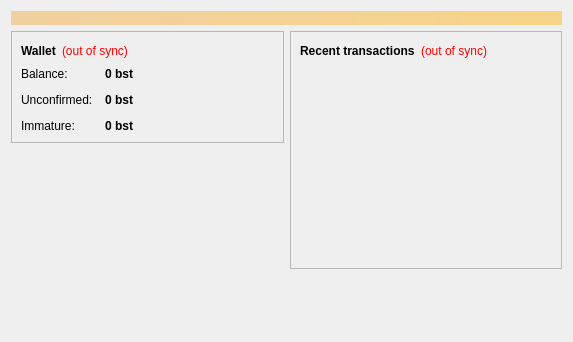
<?xml version="1.0" encoding="UTF-8"?>
<ui version="4.0">
 <class>OverviewPage</class>
 <widget class="QWidget" name="OverviewPage">
  <property name="geometry">
   <rect>
    <x>0</x>
    <y>0</y>
    <width>573</width>
    <height>342</height>
   </rect>
  </property>
  <property name="windowTitle">
   <string>Form</string>
  </property>
  <layout class="QVBoxLayout" name="topLayout">
   <item>
    <widget class="QLabel" name="labelAlerts">
     <property name="visible">
      <bool>false</bool>
     </property>
     <property name="styleSheet">
      <string notr="true">background-color: qlineargradient(x1: 0, y1: 0, x2: 1, y2: 0, stop:0 #F0D0A0, stop:1 #F8D488); color:#000000;</string>
     </property>
     <property name="wordWrap">
      <bool>true</bool>
     </property>
     <property name="margin">
      <number>3</number>
     </property>
    </widget>
   </item>
   <item>
    <layout class="QHBoxLayout" name="horizontalLayout" stretch="1,1">
     <item>
      <layout class="QVBoxLayout" name="verticalLayout_2">
       <item>
        <widget class="QFrame" name="frame">
         <property name="frameShape">
          <enum>QFrame::StyledPanel</enum>
         </property>
         <property name="frameShadow">
          <enum>QFrame::Raised</enum>
         </property>
         <layout class="QVBoxLayout" name="verticalLayout_4">
          <item>
           <layout class="QHBoxLayout" name="horizontalLayout_4">
            <item>
             <widget class="QLabel" name="label_5">
              <property name="font">
               <font>
                <weight>75</weight>
                <bold>true</bold>
               </font>
              </property>
              <property name="text">
               <string>Wallet</string>
              </property>
             </widget>
            </item>
            <item>
             <widget class="QLabel" name="labelWalletStatus">
              <property name="toolTip">
               <string>The displayed information may be out of date. Your wallet automatically synchronizes with the Moderdonio network after a connection is established, but this process has not completed yet.</string>
              </property>
              <property name="styleSheet">
               <string notr="true">QLabel { color: red; }</string>
              </property>
              <property name="text">
               <string notr="true">(out of sync)</string>
              </property>
              <property name="alignment">
               <set>Qt::AlignLeading|Qt::AlignLeft|Qt::AlignVCenter</set>
              </property>
             </widget>
            </item>
            <item>
             <spacer name="horizontalSpacer_2">
              <property name="orientation">
               <enum>Qt::Horizontal</enum>
              </property>
              <property name="sizeHint" stdset="0">
               <size>
                <width>40</width>
                <height>20</height>
               </size>
              </property>
             </spacer>
            </item>
           </layout>
          </item>
          <item>
           <layout class="QFormLayout" name="formLayout_2">
            <property name="fieldGrowthPolicy">
             <enum>QFormLayout::AllNonFixedFieldsGrow</enum>
            </property>
            <property name="horizontalSpacing">
             <number>12</number>
            </property>
            <property name="verticalSpacing">
             <number>12</number>
            </property>
            <item row="0" column="0">
             <widget class="QLabel" name="label">
              <property name="text">
               <string>Balance:</string>
              </property>
             </widget>
            </item>
            <item row="0" column="1">
             <widget class="QLabel" name="labelBalance">
              <property name="font">
               <font>
                <weight>75</weight>
                <bold>true</bold>
               </font>
              </property>
              <property name="cursor">
               <cursorShape>IBeamCursor</cursorShape>
              </property>
              <property name="toolTip">
               <string>Your current balance</string>
              </property>
              <property name="text">
               <string notr="true">0 bst</string>
              </property>
              <property name="textInteractionFlags">
               <set>Qt::LinksAccessibleByMouse|Qt::TextSelectableByKeyboard|Qt::TextSelectableByMouse</set>
              </property>
             </widget>
            </item>
            <item row="1" column="0">
             <widget class="QLabel" name="label_3">
              <property name="text">
               <string>Unconfirmed:</string>
              </property>
             </widget>
            </item>
            <item row="1" column="1">
             <widget class="QLabel" name="labelUnconfirmed">
              <property name="font">
               <font>
                <weight>75</weight>
                <bold>true</bold>
               </font>
              </property>
              <property name="cursor">
               <cursorShape>IBeamCursor</cursorShape>
              </property>
              <property name="toolTip">
               <string>Total of transactions that have yet to be confirmed, and do not yet count toward the current balance</string>
              </property>
              <property name="text">
               <string notr="true">0 bst</string>
              </property>
              <property name="textInteractionFlags">
               <set>Qt::LinksAccessibleByMouse|Qt::TextSelectableByKeyboard|Qt::TextSelectableByMouse</set>
              </property>
             </widget>
            </item>
            <item row="2" column="0">
             <widget class="QLabel" name="labelImmatureText">
              <property name="text">
               <string>Immature:</string>
              </property>
             </widget>
            </item>
            <item row="2" column="1">
             <widget class="QLabel" name="labelImmature">
              <property name="font">
               <font>
                <weight>75</weight>
                <bold>true</bold>
               </font>
              </property>
              <property name="toolTip">
               <string>Mined balance that has not yet matured</string>
              </property>
              <property name="text">
               <string notr="true">0 bst</string>
              </property>
              <property name="textInteractionFlags">
               <set>Qt::LinksAccessibleByMouse|Qt::TextSelectableByKeyboard|Qt::TextSelectableByMouse</set>
              </property>
             </widget>
            </item>
           </layout>
          </item>
         </layout>
        </widget>
       </item>
       <item>
        <spacer name="verticalSpacer">
         <property name="orientation">
          <enum>Qt::Vertical</enum>
         </property>
         <property name="sizeHint" stdset="0">
          <size>
           <width>20</width>
           <height>40</height>
          </size>
         </property>
        </spacer>
       </item>
      </layout>
     </item>
     <item>
      <layout class="QVBoxLayout" name="verticalLayout_3">
       <item>
        <widget class="QFrame" name="frame_2">
         <property name="frameShape">
          <enum>QFrame::StyledPanel</enum>
         </property>
         <property name="frameShadow">
          <enum>QFrame::Raised</enum>
         </property>
         <layout class="QVBoxLayout" name="verticalLayout">
          <item>
           <layout class="QHBoxLayout" name="horizontalLayout_2">
            <item>
             <widget class="QLabel" name="label_4">
              <property name="text">
               <string>&lt;b&gt;Recent transactions&lt;/b&gt;</string>
              </property>
             </widget>
            </item>
            <item>
             <widget class="QLabel" name="labelTransactionsStatus">
              <property name="toolTip">
               <string>The displayed information may be out of date. Your wallet automatically synchronizes with the Moderdonio network after a connection is established, but this process has not completed yet.</string>
              </property>
              <property name="styleSheet">
               <string notr="true">QLabel { color: red; }</string>
              </property>
              <property name="text">
               <string notr="true">(out of sync)</string>
              </property>
              <property name="alignment">
               <set>Qt::AlignRight|Qt::AlignTrailing|Qt::AlignVCenter</set>
              </property>
             </widget>
            </item>
            <item>
             <spacer name="horizontalSpacer">
              <property name="orientation">
               <enum>Qt::Horizontal</enum>
              </property>
              <property name="sizeHint" stdset="0">
               <size>
                <width>40</width>
                <height>20</height>
               </size>
              </property>
             </spacer>
            </item>
           </layout>
          </item>
          <item>
           <widget class="QListView" name="listTransactions">
            <property name="styleSheet">
             <string notr="true">QListView { background: transparent; }</string>
            </property>
            <property name="frameShape">
             <enum>QFrame::NoFrame</enum>
            </property>
            <property name="verticalScrollBarPolicy">
             <enum>Qt::ScrollBarAlwaysOff</enum>
            </property>
            <property name="horizontalScrollBarPolicy">
             <enum>Qt::ScrollBarAlwaysOff</enum>
            </property>
            <property name="selectionMode">
             <enum>QAbstractItemView::NoSelection</enum>
            </property>
           </widget>
          </item>
         </layout>
        </widget>
       </item>
       <item>
        <spacer name="verticalSpacer_2">
         <property name="orientation">
          <enum>Qt::Vertical</enum>
         </property>
         <property name="sizeHint" stdset="0">
          <size>
           <width>20</width>
           <height>40</height>
          </size>
         </property>
        </spacer>
       </item>
      </layout>
     </item>
    </layout>
   </item>
  </layout>
 </widget>
 <resources/>
 <connections/>
</ui>
